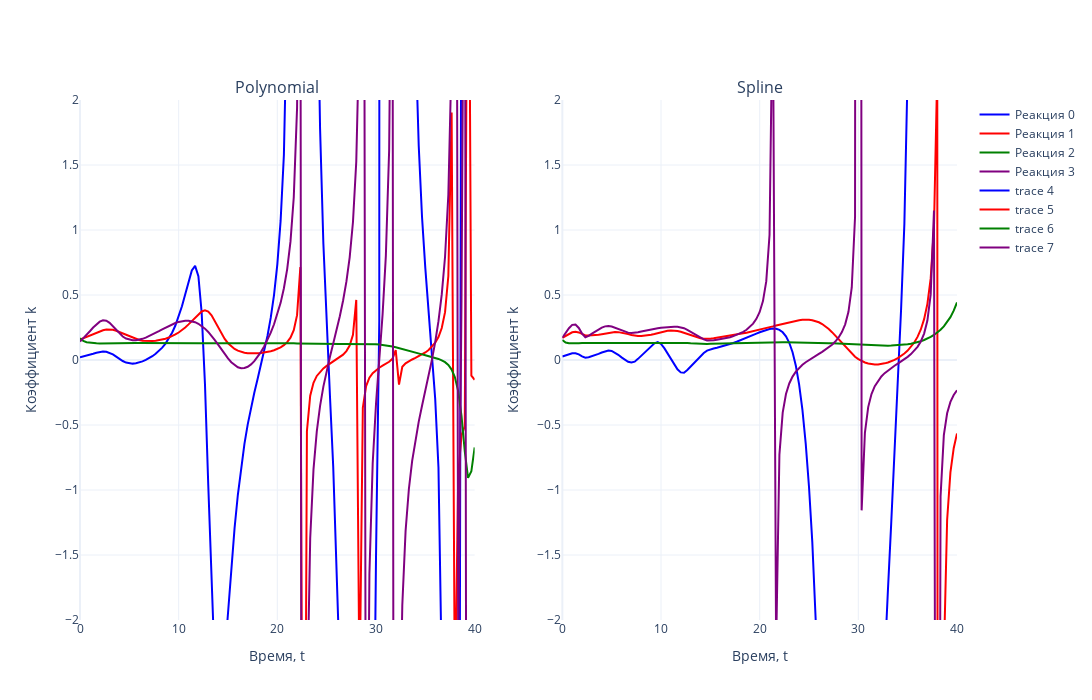

The cell this chart's notebook holds for it:
### Code cell
# Задаем цвета (4 цвета для реакций)
colors = ['blue', 'red', 'green', 'purple']

# Создаем два подграфика (2 столбца, 1 строка)
fig = make_subplots(rows=1, cols=2, subplot_titles=['Polynomial', 'Spline'])

# Первый график
for i in range(N_REACTION):  
    fig.add_trace(go.Scatter(
        x=tsteps, 
        y=k_poly[i, :], 
        mode='lines', 
        name=f'Реакция {i}',
        line=dict(color=colors[i % len(colors)])  # Применяем цвета циклично
    ), row=1, col=1)

# Второй график
for i in range(N_REACTION):  
    fig.add_trace(go.Scatter(
        x=tsteps, 
        y=k_spline[i, :], 
        line=dict(color=colors[i % len(colors)])  # Применяем цвета циклично
    ), row=1, col=2)

# Настройки общего макета
fig.update_layout(
    template='plotly_white',
    width=1700,  # Общая ширина холста
    height=700,  # Высота холста
    showlegend=True
)

# Ограничение оси Y
fig.update_yaxes(range=[-2, 2], title_text='Коэффициент k', row=1, col=1)
fig.update_yaxes(range=[-2, 2], title_text='Коэффициент k', row=1, col=2)

# Подписи оси X
fig.update_xaxes(title_text='Время, t', row=1, col=1)
fig.update_xaxes(title_text='Время, t', row=1, col=2)

# Отображение графика
fig.show()
